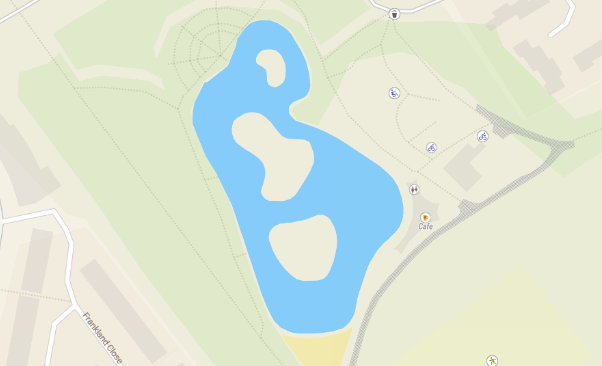
#> input picture images/satellite/imagem6.PNG, 602 x 366 px
$ python coutPiscinas.py
#> lines starting #> are read from the running program, lines starting #| are printed output that depends on the picture; after the words box and inside, x2 and y2 are one past the last pixel; in counts of white or black regions, pixels touching at a corner belong together
import numpy as np
import cv2

originalImage = cv2.imread('./images/satellite/imagem6.PNG')
#> originalImage is the input picture: shape (366, 602, 3); mean B, G, R 215.8, 230.1, 218.8
canalAzul, canalVerde, canalVermelho = cv2.split(originalImage)
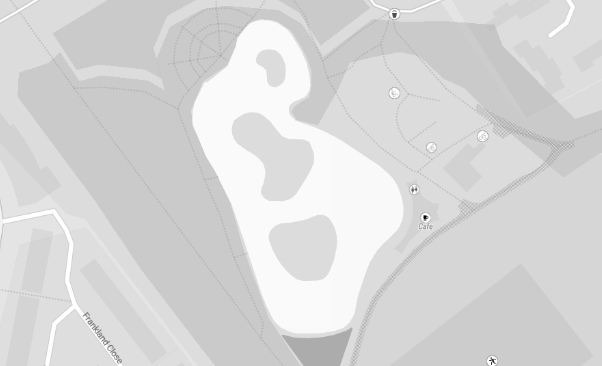
#> canalAzul: shape (366, 602); min 0, max 254, mean 215.8
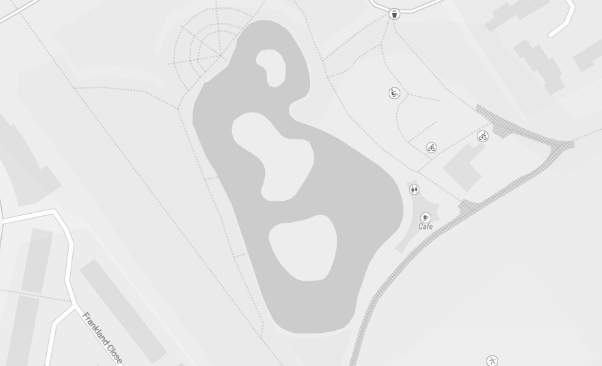
#> canalVerde: shape (366, 602); min 90, max 254, mean 230.1
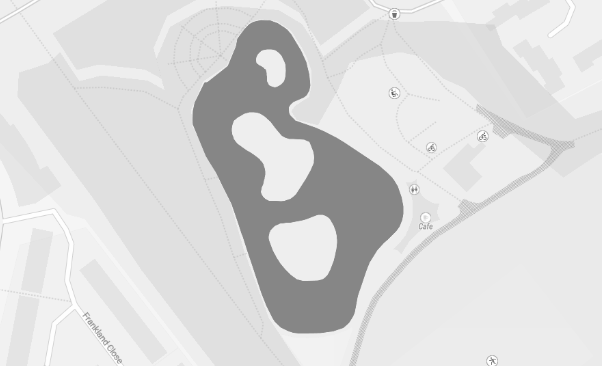
#> canalVermelho: shape (366, 602); min 93, max 254, mean 218.8

for y in range(0, canalAzul.shape[1]):
    for x in range(0, canalAzul.shape[0]):
        if(canalAzul[x, y] < canalVerde[x, y] + 50 and canalAzul[x, y] < canalVermelho[x, y] + 50):
            canalVerde[x,y] = 0
            canalVermelho[x,y] = 0
            canalAzul[x,y] = 0
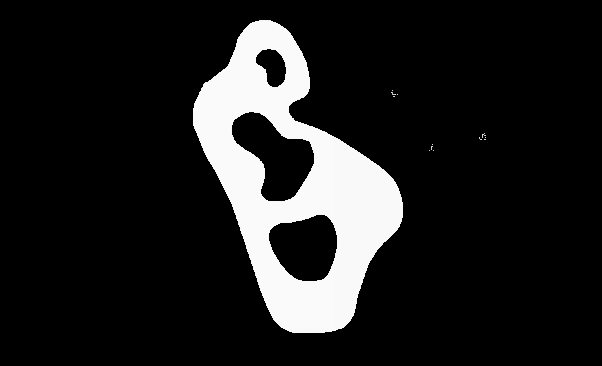
#> canalAzul: shape (366, 602); min 0, max 250, mean 31.8
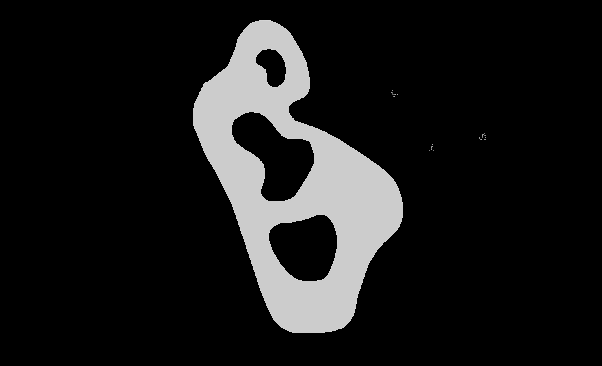
#> canalVerde: shape (366, 602); min 0, max 221, mean 26
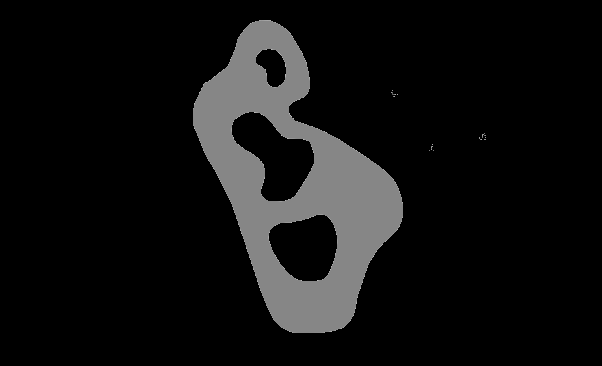
#> canalVermelho: shape (366, 602); min 0, max 185, mean 17.2

cv2.imshow("Imagem original", originalImage)
cv2.moveWindow("Imagem original", 0, 0)

imagemTratada = cv2.merge((canalAzul, canalVerde, canalVermelho))
imagemTratada = cv2.medianBlur(imagemTratada, 5)

canalAzul, canalVerde, canalVermelho = cv2.split(imagemTratada)
#> canalVerde: shape (366, 602); values 0 (black) and 204 (white), 12.7% white; 1 white region, box (x1, y1, x2, y2) and area: (193, 20, 403, 333) 28091

for y in range(0, canalAzul.shape[1]):
    for x in range(0, canalAzul.shape[0]):
        if(canalAzul[x, y] != 0 and canalAzul[x, y] < 100):
            canalVerde[x,y] = 0
            canalVermelho[x,y] = 0
            canalAzul[x,y] = 225

imagemTratada = cv2.merge((canalAzul, canalVerde, canalVermelho))

imagemTratada = cv2.Canny(imagemTratada, 70, 150)
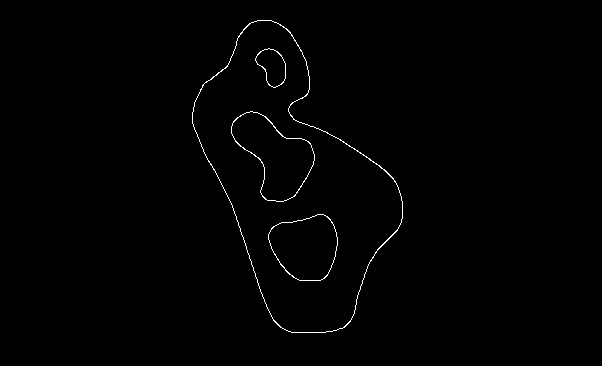
#> imagemTratada: shape (366, 602); 0.67% white in thin lines or dots, all inside (x1, y1, x2, y2) = (192, 20, 403, 333)

(lx, objetos) = cv2.findContours(imagemTratada.copy(),
    cv2.RETR_EXTERNAL, cv2.CHAIN_APPROX_SIMPLE)
#> lx = 1 contour; box (x1, y1, x2, y2) and area: (192, 20, 403, 333) 36244; objetos = [[-1, -1, -1, -1]]
print(str(len(objetos[0])))
#| 1


cv2.imshow("imagem tratada", imagemTratada)
cv2.moveWindow("imagem tratada", originalImage.shape[1] + 10, 0)

cv2.waitKey(0)
cv2.destroyAllWindows()
